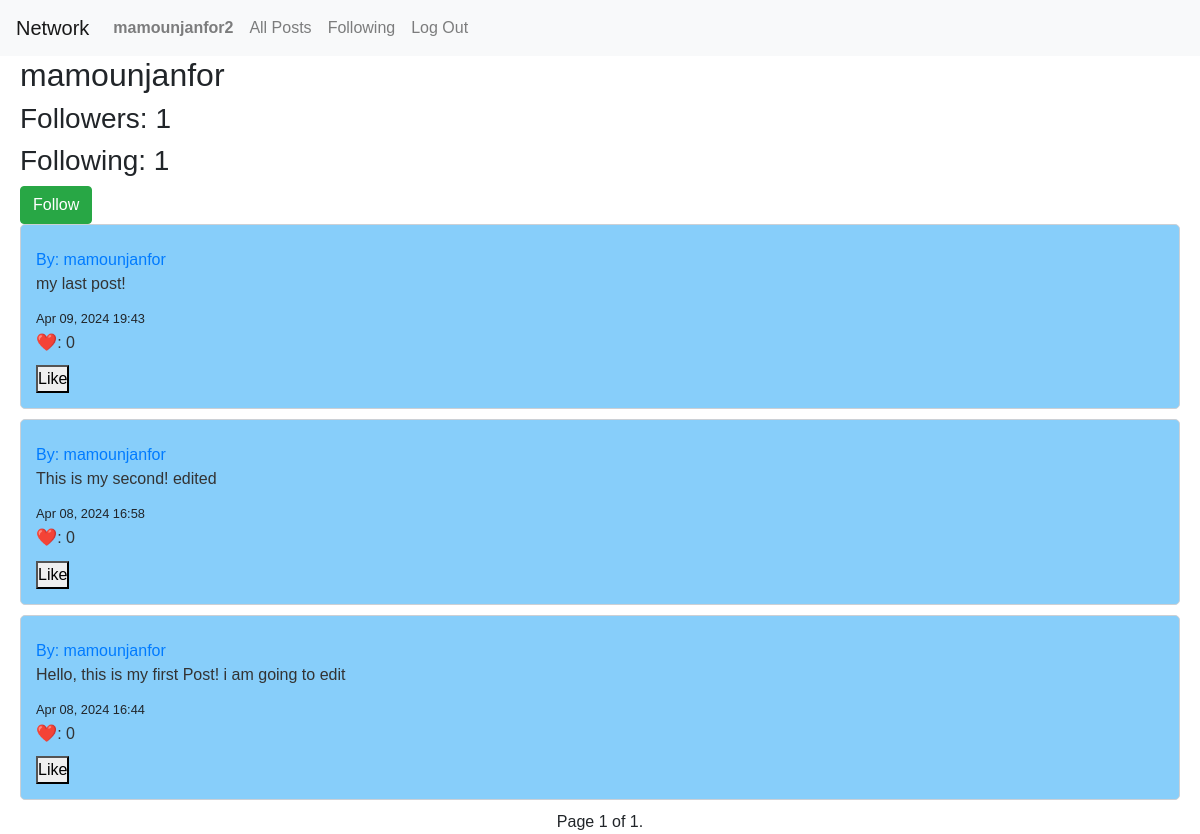
The page /profile/2 (signed in) on the database its author committed.
### network/models.py (models this page shows, shortened)
class User(AbstractUser):
    followers = models.ManyToManyField('self', symmetrical=False, related_name='following', blank=True)

class Post(models.Model):
    user = models.ForeignKey(User, on_delete=models.CASCADE, related_name="author")
    content = models.TextField()
    timestamp = models.DateTimeField(auto_now_add=True)

### network/views.py (the view)
# urls.py: path("profile/<int:user_id>", views.profile, name="profile"),
def profile(request, user_id):
    user = User.objects.get(pk=user_id)
    allPosts = Post.objects.filter(user=user).order_by("id").reverse()
    following = Follow.objects.filter(user=user)
    followers = Follow.objects.filter(follower=user)
    try:
        status = followers.filter(user=User.objects.get(pk=request.user.id))
        if len(status) != 0:
            isFollowing = True
        else:
            isFollowing = False
    except:
        isFollowing = False
    paginator = Paginator(allPosts, 10)
    page_number = request.GET.get('page')
    posts_of_the_page = paginator.get_page(page_number)
    return render(request, 'network/profile.html', {
        "username": user.username,
        'page_obj': posts_of_the_page,
        "following": following,
        "followers": followers,
        "isFollowing": isFollowing,
        "user_profile": user
        })

### network/templates/network/profile.html (shortened to what this page needs)
{% extends "network/layout.html" %}
{% block body %}
    <div class="main-content">
        <h2>{{ username }}</h2>
        <h3>Followers: {{ followers.count }}</h3>
        <h3>Following: {{ following.count }}</h3>
        {% if user.is_authenticated %}
            {% if user != user_profile %}
                {% if isFollowing %}
                    <form action="{% url 'unfollow' %}" method="post">
                        {% csrf_token %}
                        <input type="hidden" value="{{ user_profile }}" name="userfollow" />
                        <input class="btn btn-danger" type="submit" value="Unfollow" />
                    </form>
                {% else %}
                    <form action="{% url 'follow' %}" method="post">
                        <input class="btn btn-success" type="submit" value="Follow" />
                    </form>
                {% endif %}
            {% endif %}
        {% endif %}
    </div>
    <div class="main-content">
        {% for post in page_obj %}
            <div class="post">
                <h4></h4><a href="{% url 'profile' user_id=post.user.id %}">By: {{ post.user.username }}</a></h4>
                <p>{{ post.content }}</p>
                <small>{{ post.timestamp|date:"M d, Y H:i" }}</small>
                <p><span style="font-size: 17px; color: red;">❤️</span>: {{ post.post_like.count }}</p>
                <button id="like-button"  class="like-btn" data-post="{{ post.id }}" data-likes="{{ post.post_like.count }}" data-isliked="{{ post.is_liked }}">Like</button>
            </div>
        {% empty %}
            <p>No posts to display.</p>
        {% endfor %}
    </div>
    <div class="pagination justify-content-center">
        <span class="step-links">
            <span class="current">
                Page {{ page_obj.number }} of {{ page_obj.paginator.num_pages }}.
            </span>
        </span>
    </div>
{% endblock %}

### network/templates/network/layout.html (shortened to what this page needs)
{% load static %}
<!DOCTYPE html>
<html lang="en">
  <head>
    <link
      rel="stylesheet"
      href="https://stackpath.bootstrapcdn.com/bootstrap/4.4.1/css/bootstrap.min.css"
    />
    <link href="{% static 'network/styles.css' %}" rel="stylesheet" />
    <link rel="stylesheet" href="https://cdnjs.cloudflare.com/ajax/libs/font-awesome/4.7.0/css/font-awesome.min.css">
  </head>
  <body>
    <nav class="navbar navbar-expand-lg navbar-light bg-light">
      <a class="navbar-brand" href="{% url 'index'  %}">Network</a>
      <div>
        <ul class="navbar-nav mr-auto">
          {% if user.is_authenticated %}
          <li class="nav-item">
            <a class="nav-link" href="{% url 'profile' user.id %}"
              ><strong>{{ user.username }}</strong></a
            >
          </li>
          {% endif %}
          <li class="nav-item">
            <a class="nav-link" href="{% url 'index' %}">All Posts</a>
          </li>
          {% if user.is_authenticated %}
          <li class="nav-item">
            <a class="nav-link" href="{% url 'following' %}">Following</a>
          </li>
          <li class="nav-item">
            <a class="nav-link" href="{% url 'logout' %}">Log Out</a>
          </li>
          {% endif %}
        </ul>
      </div>
    </nav>
    <div class="body">{% block body %} {% endblock %}</div>
  </body>
</html>

### network/static/network/styles.css (style rules this page uses)
* { padding: 0; margin: 0; box-sizing: border-box; }
.main-content { padding: 0 20px; }
body { font-family: Arial, sans-serif; background-color: white; }
.post { background-color: lightskyblue; padding: 15px; margin-bottom: 10px; border: 1px solid #ccd0d5; border-radius: 5px; margin-left: auto; margin-right: auto; }
.post p { margin-bottom: 10px; color: #333; }

### rows shown on the page
User: username "mamounjanfor2"
User: username "mamounjanfor"
Post: user.username "mamounjanfor", content "my last post!", timestamp "Apr 09, 2024 19:43", post_like.count "0"
Post: user.username "mamounjanfor", content "This is my second! edited", timestamp "Apr 08, 2024 16:58", post_like.count "0"
Post: user.username "mamounjanfor", content "Hello, this is my first Post! i am going to edit", timestamp "Apr 08, 2024 16:44", post_like.count "0"

### other values the page prints
{{ followers.count }} "1"
{{ following.count }} "1"
{{ page_obj.number }} "1"
{{ page_obj.paginator.num_pages }} "1"
